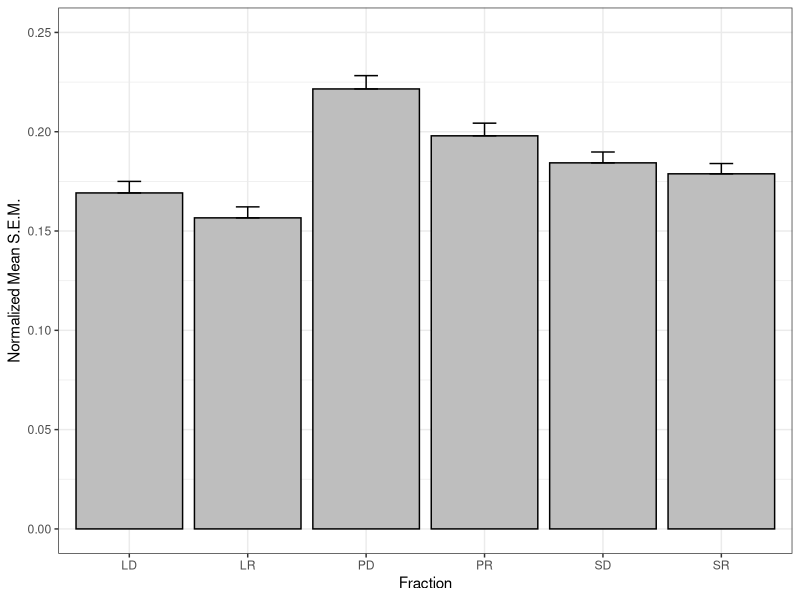
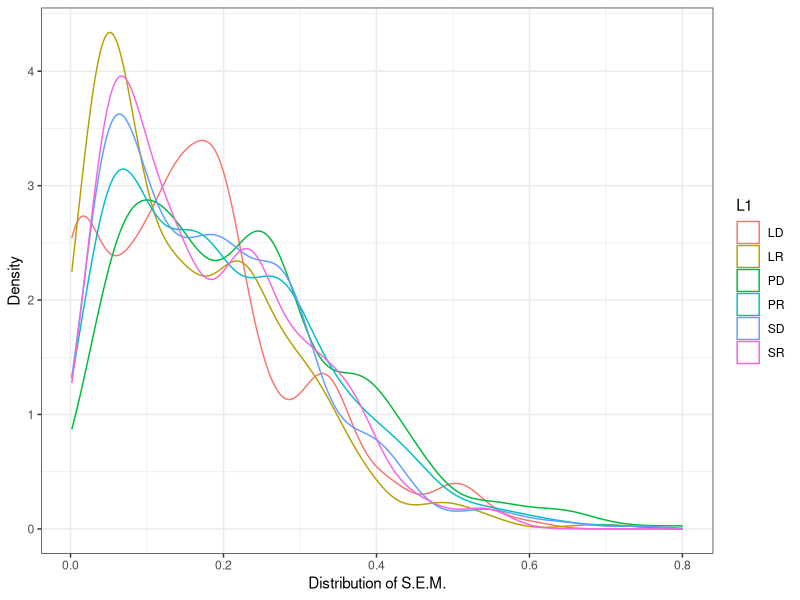
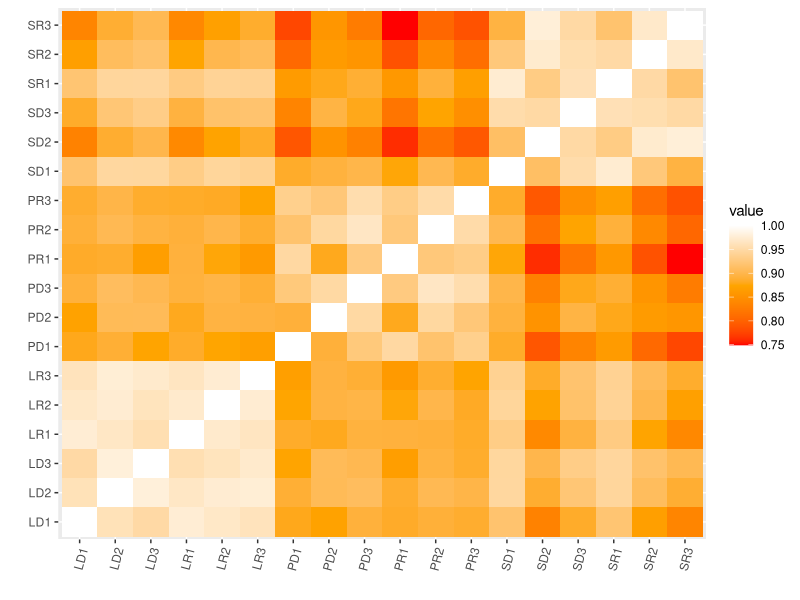

Generate these figures, in order, with R:
###############################################################################
###############################################################################
## File: SuppFigs.R                                                          ##
## Author: Sanjeev V Namjoshi (snamjoshi87@utexas.edu)                       ##
## Lab/Advisor: Kimberly Raab-Graham | University of Texas at Austin         ##
## Date: 1/29/15 | Revised for GitHub: 8/10/15                               ## 
## Description: R code used to generate supplemental figures S1 and S2 for   ##
##    paper published in Molecular Cellular Proteomics, 2015                 ##
## Data Files: Use "RawData.csv" from Supplemental Table 1A, cells B12:T756  ##
###############################################################################
###############################################################################

# Load packages
library(ggplot2)
library(reshape2)

# Load data from working directory
raw <- read.csv("RawData.csv", header = TRUE, stringsAsFactors = FALSE)

### Cosmetic processing for clarity ###
names(raw) <- c("Protein", "LD1", "LD2", "LD3", 
								"LR1", "LR2", "LR3",
								"PD1", "PD2", "PD3",
								"PR1", "PR2", "PR3",
								"SD1", "SD2", "SD3",
								"SR1", "SR2", "SR3")

rownames(raw) <- raw[, "Protein"]
raw <- raw[, -1]
head(raw)

##############################################################################
############## The "prop" calculates variance across proteins ################
##############################################################################
prop <- function(cols){
	x <- raw[, cols]
	x <- x[rowSums(x == 0) <= 1, ]
	x[x == 0] <- NA
	
	x.var <- apply(x, 1, function(r) {
		sd(r, na.rm = TRUE) / sqrt(sum(!is.na(r)))
	})
	
	x.prop <- x.var / rowMeans(x, na.rm = TRUE)
	return(x.prop)
}

se <- function(x) sqrt(var(x)/length(x))

totals <- list(LD = prop(1:3),
							 LR = prop(4:6),
							 PD = prop(7:9),
							 PR = prop(10:12),
							 SD = prop(13:15),
							 SR = prop(16:18))


# Create se function for use later
se <- function(x) sqrt(var(x)/length(x))

# Arrange the data for graphing by calculating the mean and standard deviation 
# and putting them into a data frame.
totals.mean <- sapply(totals, mean)
totals.se <- sapply(totals, se)
totals.bar <- data.frame(Mean = totals.mean, SE = totals.se)


# For the publication, we put these values into GraphPad. The graph can be replicated 
# in R with the following code:
ggplot(totals.bar, aes(x = rownames(totals.bar), y = Mean, fill = rownames(totals.bar), color = rownames(totals.bar))) +
	geom_bar(stat = "identity", color = "black", fill = "grey") +
	geom_errorbar(aes(ymin = Mean + 0, ymax = Mean + SE), width = 0.2, color = "black") +
	xlab("Fraction") +
	ylab("Normalized Mean S.E.M.") +
	coord_cartesian(ylim = c(0,0.25)) +
	theme_bw()

# The following is not included in the paper but may be useful. We can plot the 
# probability density functions for each of the fractions and see how the 
# distrubution of standard errors compares.
totals.long <- melt(totals)

ggplot(totals.long, aes(x = value, color = L1)) +
	geom_density() +
	xlab("Distribution of S.E.M.") +
	ylab("Density") +
	theme_bw()

## Correlations for figures S1 and S2

# Here we use the coefficient of determination to see the correlation of the 
# triplicate measurements among all normalized spectral counts by treatment 
# and fraction. We will still use the raw data loaded above for the analysis 
# (storted in the variable raw). 

# The correlations need to be done in sets of three. We can create the pattern 
# sequence we need for each set with the code displayed below. We will store the 
# pattern key-index in the variable m.
v1 <- c(1:18) 
v2 <- v1+1L 
v3 <- c(0,0,3L) 
v2 <- v2-v3
m <- cbind(v1,v2)

# We apply the lm() function to the raw data and extracted r.squared in sets 
# of three. The key specifies the pattern in which the correlations are to be 
# computed. We assign the correlations to the variable fit. 
fit <- lapply(1:length(raw),function(x) summary(lm(raw[,m[x,1]]~raw[,m[x,2]]))$r.squared)

# Now we just have to make some cosmetic adjustments to make fit look tidy.
data.frame(Fraction = c(rep("Lysate", 6), rep("PSD", 6), rep("Soluble", 6)),
					 Treatment = rep(c("DMSO","RAPA"), 3, each = 3),
					 Replicate = rep(c("1 vs 2", "2 vs 3", "3 vs 1"), 6),
					 R2 = round(unlist(fit), 3))

# Additionally, we can also look at a correlation matrix. This does not appear 
# in the publication but may also be useful.

# Find correlations across the entire data.
corDat <- cor(raw)
corDatMelt <- melt(corDat)


# To make the graph more readable we have scaled the colors in the correlation 
# matrix across the range of R squared values (rather than scaled over 0 to 1). 
# This makes the color shading much more readable visually. First we create a 
# midpoint function. Then we find the midpoint of the correlations and set it 
# to `mdpt`. This is then set as the midpoint of the color gradient in the 
# scale_fill_gradient2() function call.

# Function to calculate midpoint for use in color scale
midpoint <- function(x) {
	((max(x) - min(x))/2) + min(x)
}

# Set midpoint of data to variable mdpt
mdpt <- midpoint(corDatMelt$value)

# Plot correlation matrix
ggplot(corDatMelt, aes(x = Var1, y = Var2, fill = value)) +
	geom_tile() +
	scale_fill_gradient2(low = "red", mid = "orange", high = "white", midpoint = mdpt) +
	theme(axis.text.x = element_text(angle = 75, hjust = 1, vjust = 1)) +
	xlab("") +
	ylab("")
